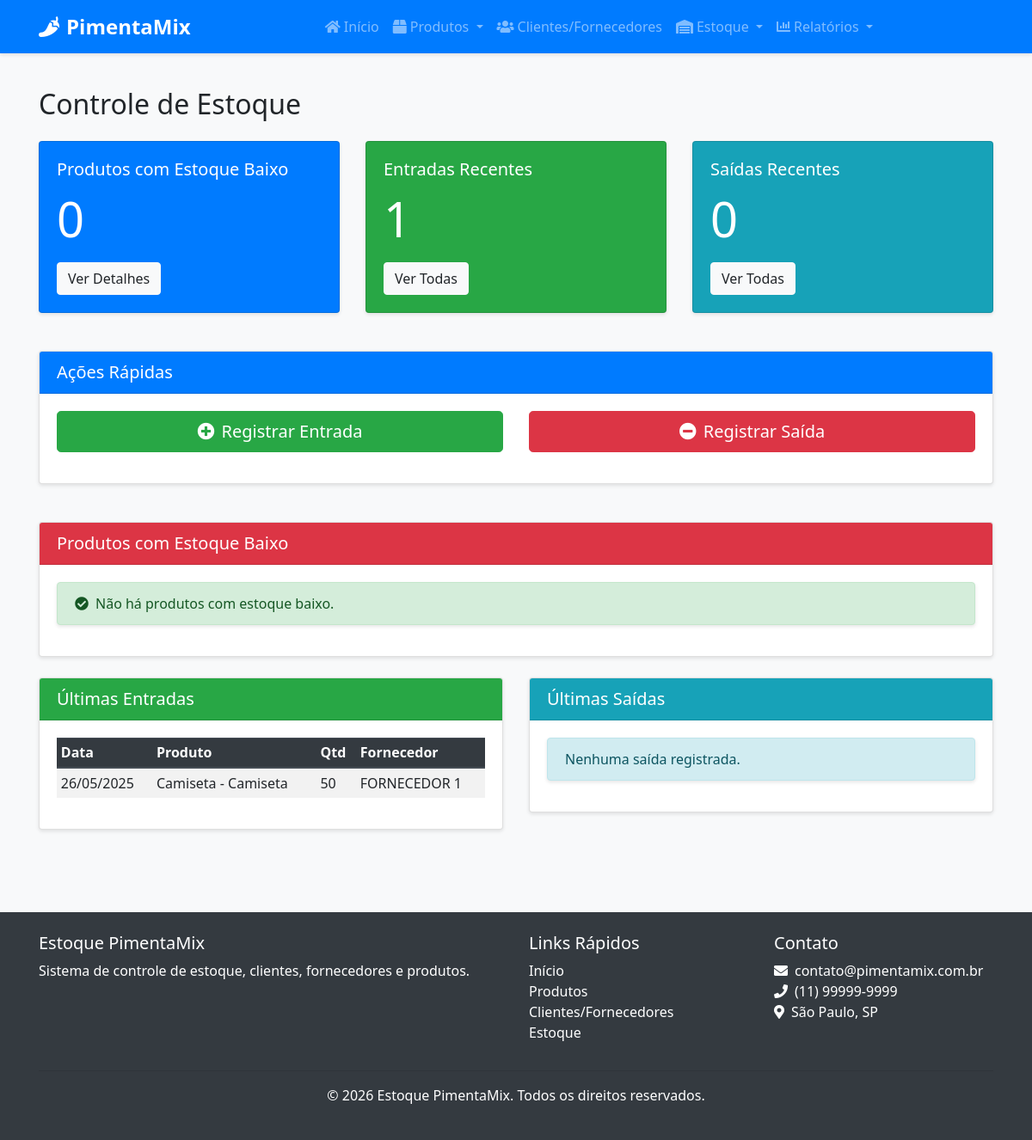
The page /estoque/ on the database as committed earlier.
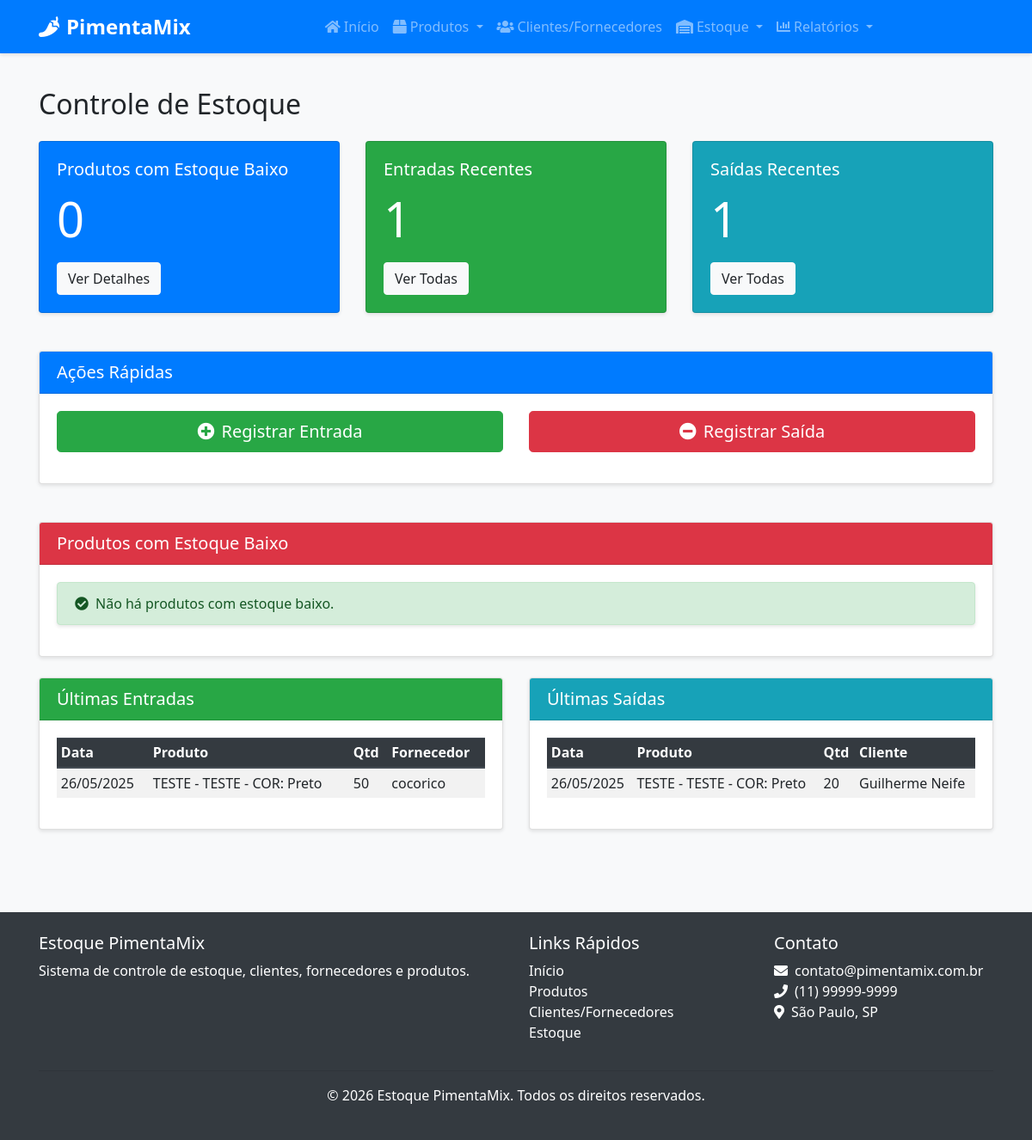
The same page on the database as committed later.
### src/models/estoque.py (models this page shows, shortened)
class EntradaEstoque(db.Model):
    __tablename__ = 'entrada_estoque'
    id = db.Column(db.Integer, primary_key=True)
    variacao_id = db.Column(db.Integer, db.ForeignKey('produto_variacao.id'), nullable=False)
    quantidade = db.Column(db.Integer, nullable=False)
    preco_custo = db.Column(db.Float, nullable=False)
    data = db.Column(db.DateTime, default=datetime.utcnow)
    fornecedor_id = db.Column(db.Integer, db.ForeignKey('cliente_fornecedor.id'), nullable=True)
    nota_fiscal = db.Column(db.String(50), nullable=True)
    observacao = db.Column(db.Text, nullable=True)

class SaidaEstoque(db.Model):
    __tablename__ = 'saida_estoque'
    id = db.Column(db.Integer, primary_key=True)
    variacao_id = db.Column(db.Integer, db.ForeignKey('produto_variacao.id'), nullable=False)
    quantidade = db.Column(db.Integer, nullable=False)
    preco_venda = db.Column(db.Float, nullable=False)  # Novo campo
    valor_total = db.Column(db.Float, nullable=False)  # Novo campo
    data = db.Column(db.DateTime, default=datetime.utcnow)
    cliente_id = db.Column(db.Integer, db.ForeignKey('cliente_fornecedor.id'), nullable=True)
    motivo = db.Column(db.String(100), nullable=True)
    observacao = db.Column(db.Text, nullable=True)

### src/models/produto.py (models this page shows, shortened)
class Produto(db.Model):
    __tablename__ = 'produto'
    id = db.Column(db.Integer, primary_key=True) # Corrigido: Indentação removida
    nome = db.Column(db.String(100), nullable=False)
    descricao = db.Column(db.Text, nullable=True)
    sku_base = db.Column(db.String(50), nullable=True, unique=True) # Adicionado SKU Base
    isbn = db.Column(db.String(20), nullable=True) # Adicionado ISBN
    categoria_id = db.Column(db.Integer, db.ForeignKey('categoria.id'), nullable=False)
    fornecedor_id = db.Column(db.Integer, db.ForeignKey('cliente_fornecedor.id'), nullable=True)
    data_cadastro = db.Column(db.DateTime, default=datetime.utcnow) # Corrigido: Removido 'mentos'
    variacoes = db.relationship('ProdutoVariacao', backref='produto', lazy=True, cascade="all, delete-orphan")

class ProdutoVariacao(db.Model):
    __tablename__ = 'produto_variacao'
    id = db.Column(db.Integer, primary_key=True)
    produto_id = db.Column(db.Integer, db.ForeignKey('produto.id'), nullable=False)
    nome = db.Column(db.String(100), nullable=False)
    sku = db.Column(db.String(50), nullable=False, unique=True)
    preco_venda = db.Column(db.Float, nullable=False)
    quantidade_atual = db.Column(db.Integer, default=0)
    estoque_minimo = db.Column(db.Integer, default=5)
    atributos_valores = db.relationship('AtributoValor', secondary=produto_variacao_atributo_valor,
                                       backref=db.backref('variacoes', lazy=True))
    entradas = db.relationship('EntradaEstoque', backref='variacao', lazy=True)
    saidas = db.relationship('SaidaEstoque', backref='variacao', lazy=True)
    def estoque_baixo(self):
        return self.quantidade_atual < self.estoque_minimo

### src/models/cliente_fornecedor.py (models this page shows, shortened)
class ClienteFornecedor(db.Model):
    __tablename__ = 'cliente_fornecedor'
    id = db.Column(db.Integer, primary_key=True)
    nome = db.Column(db.String(100), nullable=False)
    razao_social = db.Column(db.String(100), nullable=True)
    nome_fantasia = db.Column(db.String(100), nullable=True)
    cpf_cnpj = db.Column(db.String(20), nullable=True, unique=True)
    email = db.Column(db.String(100), nullable=False)
    telefone = db.Column(db.String(20), nullable=False)
    endereco = db.Column(db.Text, nullable=True)
    observacoes = db.Column(db.Text, nullable=True)
    eh_cliente = db.Column(db.Boolean, default=False)
    eh_fornecedor = db.Column(db.Boolean, default=False)
    data_cadastro = db.Column(db.DateTime, default=datetime.utcnow)
    responsaveis = db.relationship('Responsavel', backref='cliente_fornecedor', lazy=True, cascade="all, delete-orphan")
    contatos = db.relationship('Contato', backref='cliente_fornecedor', lazy=True, cascade="all, delete-orphan")
    produtos_fornecidos = db.relationship('Produto', backref='fornecedor', lazy=True)
    entradas_estoque = db.relationship('EntradaEstoque', backref='fornecedor', lazy=True)
    saidas_estoque = db.relationship('SaidaEstoque', backref='cliente', lazy=True)

### src/routes/estoque.py (the view)
@estoque_bp.route('/')
def index():
    produtos_estoque_baixo = []
    produtos = Produto.query.all()
    for produto in produtos:
        for variacao in produto.variacoes:
            if variacao.estoque_baixo():
                produtos_estoque_baixo.append({
                    'produto': produto,
                    'variacao': variacao
                })
    entradas_recentes = EntradaEstoque.query.order_by(EntradaEstoque.data.desc()).limit(5).all()
    saidas_recentes = SaidaEstoque.query.order_by(SaidaEstoque.data.desc()).limit(5).all()
    return render_template('estoque/index.html',
                          produtos_estoque_baixo=produtos_estoque_baixo,
                          entradas_recentes=entradas_recentes,
                          saidas_recentes=saidas_recentes)

### src/templates/estoque/index.html (shortened to what the changed rows need)
{% extends "base.html" %}
{% block content %}
<div class="container">
    <h2 class="mb-4">Controle de Estoque</h2>
    <div class="row mb-4">
        <div class="col-md-4">
            <div class="card bg-info text-white">
                <div class="card-body">
                    <h5 class="card-title">Saídas Recentes</h5>
                    <p class="card-text display-4">{{ saidas_recentes|length }}</p>
                    <a href="{{ url_for('estoque.saidas') }}" class="btn btn-light">Ver Todas</a>
                </div>
            </div>
        </div>
    </div>
    <div class="row">
        <div class="col-md-6">
            <div class="card mb-4">
                <div class="card-body">
                    {% if entradas_recentes %}
                        <div class="table-responsive">
                            <table class="table table-sm table-striped">
                                <thead>
                                    <tr>
                                        <th>Data</th>
                                        <th>Produto</th>
                                        <th>Qtd</th>
                                        <th>Fornecedor</th>
                                    </tr>
                                </thead>
                                <tbody>
                                    {% for entrada in entradas_recentes %}
                                        <tr>
                                            <td>{{ entrada.data.strftime('%d/%m/%Y') }}</td>
                                            <td>{{ entrada.variacao.produto.nome }} - {{ entrada.variacao.nome }}</td>
                                            <td>{{ entrada.quantidade }}</td>
                                            <td>{{ entrada.fornecedor.nome if entrada.fornecedor else '-' }}</td>
                                        </tr>
                                    {% endfor %}
                                </tbody>
                            </table>
                        </div>
                    {% else %}
                        <div class="alert alert-info">
                            Nenhuma entrada registrada.
                        </div>
                    {% endif %}
                </div>
            </div>
        </div>
        <div class="col-md-6">
            <div class="card mb-4">
                <div class="card-body">
                    {% if saidas_recentes %}
                        <div class="table-responsive">
                            <table class="table table-sm table-striped">
                                <thead>
                                    <tr>
                                        <th>Data</th>
                                        <th>Produto</th>
                                        <th>Qtd</th>
                                        <th>Cliente</th>
                                    </tr>
                                </thead>
                                <tbody>
                                    {% for saida in saidas_recentes %}
                                        <tr>
                                            <td>{{ saida.data.strftime('%d/%m/%Y') }}</td>
                                            <td>{{ saida.variacao.produto.nome }} - {{ saida.variacao.nome }}</td>
                                            <td>{{ saida.quantidade }}</td>
                                            <td>{{ saida.cliente.nome if saida.cliente else '-' }}</td>
                                        </tr>
                                    {% endfor %}
                                </tbody>
                            </table>
                        </div>
                    {% else %}
                        <div class="alert alert-info">
                            Nenhuma saída registrada.
                        </div>
                    {% endif %}
                </div>
            </div>
        </div>
    </div>
</div>
{% endblock %}

Rows that differ between the two databases and show on the page:
changed through a linked row, EntradaEstoque: variacao.produto.nome "Camiseta" → "TESTE"; variacao.nome "Camiseta" → "TESTE - COR: Preto"; fornecedor "FORNECEDOR 1" → "cocorico"
added SaidaEstoque: data "26/05/2025", variacao.produto.nome "TESTE", variacao.nome "TESTE - COR: Preto", quantidade "20", cliente "Guilherme Neife"
Other text that changed with them:
{{ saidas_recentes|length }}: "0" → "1"
text no longer shown: "Nenhuma saída registrada."
text now shown: "Data Produto Qtd Cliente"
